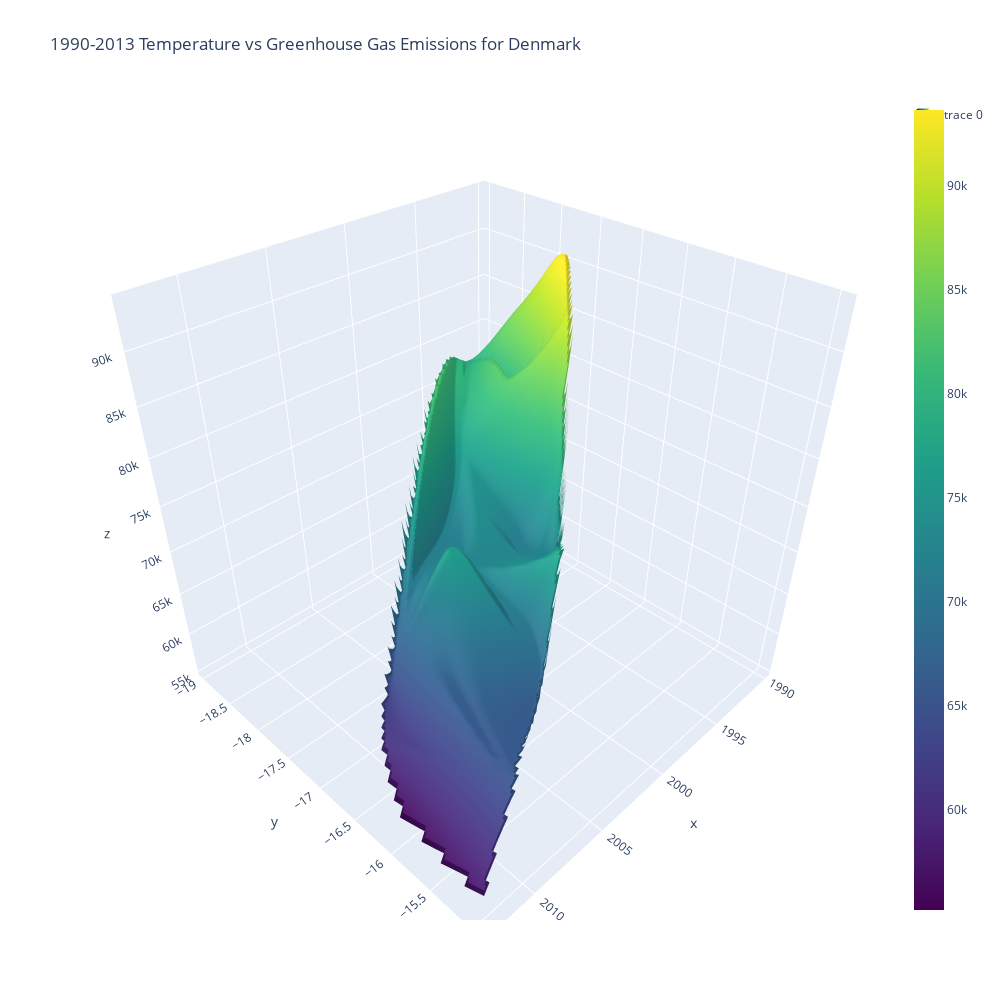

The notebook cell saved with this chart:
### Code cell
#Create meshgrid for x,y
xi = np.linspace(min(Denmark['year_']), max(Denmark['year_']), num=100)
yi = np.linspace(min(Denmark['yearly_avg_temp']), max(Denmark['yearly_avg_temp']), num=100)

x_grid, y_grid = np.meshgrid(xi,yi)

#Grid data
z_grid = griddata((Denmark['year_'],Denmark['yearly_avg_temp']),Denmark['value_'],(x_grid,y_grid),method='cubic')

# Plotly 3D Surface
fig = go.Figure(go.Surface(x=x_grid,y=y_grid,z=z_grid,
                           colorscale='viridis',showlegend=True
                          )
)

fig.update_layout(title='1990-2013 Temperature vs Greenhouse Gas Emissions for Denmark',width=1000, height=1000)

fig.show()

### Figure 1 — Plotly figure (JSON) as saved in the notebook; plotly's stock layout.template omitted (floating-point values rounded to 4 significant figures; data arrays with more than 128 entries replaced by an {"elided": "..."} marker saying what was removed)
{"data": [{"colorscale": [[0, "#440154"], [0.1111, "#482878"], [0.2222, "#3e4989"], [0.3333, "#31688e"], [0.4444, "#26828e"], [0.5556, "#1f9e89"], [0.6667, "#35b779"], [0.7778, "#6ece58"], [0.8889, "#b5de2b"], [1, "#fde725"]], "showlegend": true, "type": "surface", "x": {"elided": "100x100 float values"}, "y": {"elided": "100x100 float values"}, "z": {"elided": "100x100 float values"}}], "layout": {"height": 1000, "title": {"text": "1990-2013 Temperature vs Greenhouse Gas Emissions for Denmark"}, "width": 1000}}
